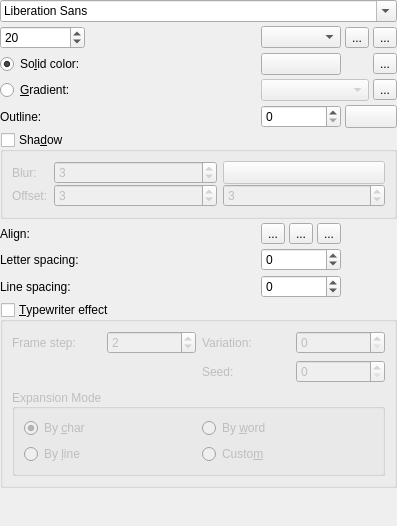
                 <widget class="QWidget" name="scrollAreaWidgetContents">
                  <property name="geometry">
                   <rect>
                    <x>0</x>
                    <y>0</y>
                    <width>397</width>
                    <height>526</height>
                   </rect>
                  </property>
                  <layout class="QGridLayout" name="gridLayout_9">
                   <property name="leftMargin">
                    <number>0</number>
                   </property>
                   <property name="topMargin">
                    <number>0</number>
                   </property>
                   <property name="rightMargin">
                    <number>0</number>
                   </property>
                   <property name="bottomMargin">
                    <number>0</number>
                   </property>
                   <property name="spacing">
                    <number>4</number>
                   </property>
                   <item row="5" column="0" colspan="7">
                    <widget class="QGroupBox" name="shadowBox">
                     <property name="title">
                      <string>Sha&amp;dow</string>
                     </property>
                     <property name="checkable">
                      <bool>true</bool>
                     </property>
                     <property name="checked">
                      <bool>false</bool>
                     </property>
                     <layout class="QGridLayout" name="gridLayout_3">
                      <property name="verticalSpacing">
                       <number>0</number>
                      </property>
                      <item row="0" column="0">
                       <widget class="QLabel" name="label_blur">
                        <property name="sizePolicy">
                         <sizepolicy hsizetype="Maximum" vsizetype="Preferred">
                          <horstretch>0</horstretch>
                          <verstretch>0</verstretch>
                         </sizepolicy>
                        </property>
                        <property name="text">
                         <string>Blur:</string>
                        </property>
                       </widget>
                      </item>
                      <item row="0" column="1">
                       <widget class="QSpinBox" name="blur_radius">
                        <property name="value">
                         <number>3</number>
                        </property>
                       </widget>
                      </item>
                      <item row="0" column="2">
                       <widget class="KColorButton" name="shadowColor">
                        <property name="sizePolicy">
                         <sizepolicy hsizetype="Minimum" vsizetype="Preferred">
                          <horstretch>0</horstretch>
                          <verstretch>0</verstretch>
                         </sizepolicy>
                        </property>
                        <property name="color" stdset="0">
                         <color alpha="100">
                          <red>0</red>
                          <green>0</green>
                          <blue>0</blue>
                         </color>
                        </property>
                        <property name="alphaChannelEnabled" stdset="0">
                         <bool>true</bool>
                        </property>
                       </widget>
                      </item>
                      <item row="1" column="0">
                       <widget class="QLabel" name="label_offset">
                        <property name="sizePolicy">
                         <sizepolicy hsizetype="Maximum" vsizetype="Preferred">
                          <horstretch>0</horstretch>
                          <verstretch>0</verstretch>
                         </sizepolicy>
                        </property>
                        <property name="text">
                         <string>Offset:</string>
                        </property>
                       </widget>
                      </item>
                      <item row="1" column="1">
                       <widget class="QSpinBox" name="shadowX">
                        <property name="minimum">
                         <number>-100</number>
                        </property>
                        <property name="maximum">
                         <number>100</number>
                        </property>
                        <property name="value">
                         <number>3</number>
                        </property>
                       </widget>
                      </item>
                      <item row="1" column="2">
                       <widget class="QSpinBox" name="shadowY">
                        <property name="minimum">
                         <number>-100</number>
                        </property>
                        <property name="maximum">
                         <number>100</number>
                        </property>
                        <property name="value">
                         <number>3</number>
                        </property>
                       </widget>
                      </item>
                     </layout>
                    </widget>
                   </item>
                   <item row="2" column="6">
                    <widget class="QToolButton" name="buttonInsertUnicode">
                     <property name="text">
                      <string>...</string>
                     </property>
                    </widget>
                   </item>
                   <item row="6" column="3">
                    <widget class="QToolButton" name="buttonAlignCenter">
                     <property name="toolTip">
                      <string>Align center.</string>
                     </property>
                     <property name="text">
                      <string>...</string>
                     </property>
                     <property name="icon">
                      <iconset theme="format-justify-center">
                       <normaloff>.</normaloff>.</iconset>
                     </property>
                     <property name="checkable">
                      <bool>true</bool>
                     </property>
                     <property name="autoExclusive">
                      <bool>true</bool>
                     </property>
                    </widget>
                   </item>
                   <item row="8" column="0">
                    <widget class="QLabel" name="label_lineSpacing">
                     <property name="text">
                      <string>Line spacing:</string>
                     </property>
                    </widget>
                   </item>
                   <item row="0" column="0" colspan="7">
                    <widget class="QFontComboBox" name="font_family">
                     <property name="sizePolicy">
                      <sizepolicy hsizetype="Preferred" vsizetype="Fixed">
                       <horstretch>0</horstretch>
                       <verstretch>0</verstretch>
                      </sizepolicy>
                     </property>
                    </widget>
                   </item>
                   <item row="3" column="0">
                    <widget class="QRadioButton" name="gradient_color">
                     <property name="sizePolicy">
                      <sizepolicy hsizetype="Maximum" vsizetype="Fixed">
                       <horstretch>0</horstretch>
                       <verstretch>0</verstretch>
                      </sizepolicy>
                     </property>
                     <property name="text">
                      <string>&amp;Gradient:</string>
                     </property>
                    </widget>
                   </item>
                   <item row="1" column="2" colspan="3">
                    <widget class="KComboBox" name="font_weight_box"/>
                   </item>
                   <item row="2" column="0">
                    <widget class="QRadioButton" name="plain_color">
                     <property name="sizePolicy">
                      <sizepolicy hsizetype="Maximum" vsizetype="Fixed">
                       <horstretch>0</horstretch>
                       <verstretch>0</verstretch>
                      </sizepolicy>
                     </property>
                     <property name="text">
                      <string>So&amp;lid color:</string>
                     </property>
                     <property name="checked">
                      <bool>true</bool>
                     </property>
                    </widget>
                   </item>
                   <item row="3" column="2" colspan="4">
                    <widget class="QComboBox" name="gradients_combo">
                     <property name="enabled">
                      <bool>false</bool>
                     </property>
                    </widget>
                   </item>
                   <item row="4" column="0">
                    <widget class="QLabel" name="label_outline">
                     <property name="sizePolicy">
                      <sizepolicy hsizetype="Maximum" vsizetype="Preferred">
                       <horstretch>0</horstretch>
                       <verstretch>0</verstretch>
                      </sizepolicy>
                     </property>
                     <property name="text">
                      <string>Outline:</string>
                     </property>
                    </widget>
                   </item>
                   <item row="9" column="0" colspan="7">
                    <widget class="QGroupBox" name="typewriterBox">
                     <property name="title">
                      <string>&amp;Typewriter effect</string>
                     </property>
                     <property name="checkable">
                      <bool>true</bool>
                     </property>
                     <property name="checked">
                      <bool>false</bool>
                     </property>
                     <layout class="QGridLayout" name="gridLayout_12">
                      <item row="0" column="2">
                       <widget class="QLabel" name="label_variation">
                        <property name="text">
                         <string>Variation:</string>
                        </property>
                       </widget>
                      </item>
                      <item row="2" column="0" colspan="4">
                       <widget class="QGroupBox" name="groupBox_2">
                        <property name="title">
                         <string>Expansion Mode</string>
                        </property>
                        <property name="alignment">
                         <set>Qt::AlignLeading|Qt::AlignLeft|Qt::AlignVCenter</set>
                        </property>
                        <property name="flat">
                         <bool>true</bool>
                        </property>
                        <layout class="QGridLayout" name="gridLayout_4">
                         <item row="0" column="0">
                          <widget class="QRadioButton" name="tw_rd_char">
                           <property name="text">
                            <string>By &amp;char</string>
                           </property>
                           <property name="checked">
                            <bool>true</bool>
                           </property>
                          </widget>
                         </item>
                         <item row="0" column="1">
                          <widget class="QRadioButton" name="tw_rd_word">
                           <property name="text">
                            <string>By &amp;word</string>
                           </property>
                          </widget>
                         </item>
                         <item row="1" column="0">
                          <widget class="QRadioButton" name="tw_rd_line">
                           <property name="text">
                            <string>By &amp;line</string>
                           </property>
                          </widget>
                         </item>
                         <item row="1" column="1">
                          <widget class="QRadioButton" name="tw_rd_custom">
                           <property name="text">
                            <string>Custo&amp;m</string>
                           </property>
                          </widget>
                         </item>
                        </layout>
                       </widget>
                      </item>
                      <item row="0" column="0">
                       <widget class="QLabel" name="label_frameStep">
                        <property name="text">
                         <string>Frame step:</string>
                        </property>
                       </widget>
                      </item>
                      <item row="0" column="3">
                       <widget class="QSpinBox" name="tw_sb_sigma">
                        <property name="maximum">
                         <number>240</number>
                        </property>
                       </widget>
                      </item>
                      <item row="1" column="2">
                       <widget class="QLabel" name="label_seed">
                        <property name="text">
                         <string>Seed:</string>
                        </property>
                       </widget>
                      </item>
                      <item row="1" column="3">
                       <widget class="QSpinBox" name="tw_sb_seed">
                        <property name="maximum">
                         <number>9999</number>
                        </property>
                       </widget>
                      </item>
                      <item row="0" column="1">
                       <widget class="QSpinBox" name="tw_sb_step">
                        <property name="minimum">
                         <number>1</number>
                        </property>
                        <property name="maximum">
                         <number>240</number>
                        </property>
                        <property name="value">
                         <number>2</number>
                        </property>
                       </widget>
                      </item>
                     </layout>
                    </widget>
                   </item>
                   <item row="7" column="2" colspan="3">
                    <widget class="QSpinBox" name="letter_spacing">
                     <property name="minimum">
                      <number>-500</number>
                     </property>
                     <property name="maximum">
                      <number>500</number>
                     </property>
                    </widget>
                   </item>
                   <item row="3" column="6">
                    <widget class="QToolButton" name="edit_gradient">
                     <property name="text">
                      <string>...</string>
                     </property>
                     <property name="icon">
                      <iconset theme="document-edit">
                       <normaloff>.</normaloff>.</iconset>
                     </property>
                    </widget>
                   </item>
                   <item row="4" column="5" colspan="2">
                    <widget class="KColorButton" name="textOutlineColor">
                     <property name="sizePolicy">
                      <sizepolicy hsizetype="Minimum" vsizetype="Preferred">
                       <horstretch>0</horstretch>
                       <verstretch>0</verstretch>
                      </sizepolicy>
                     </property>
                     <property name="color" stdset="0">
                      <color>
                       <red>0</red>
                       <green>0</green>
                       <blue>0</blue>
                      </color>
                     </property>
                    </widget>
                   </item>
                   <item row="2" column="2" colspan="3">
                    <widget class="KColorButton" name="fontColorButton">
                     <property name="sizePolicy">
                      <sizepolicy hsizetype="Minimum" vsizetype="Preferred">
                       <horstretch>0</horstretch>
                       <verstretch>0</verstretch>
                      </sizepolicy>
                     </property>
                     <property name="flat">
                      <bool>false</bool>
                     </property>
                     <property name="color" stdset="0">
                      <color>
                       <red>255</red>
                       <green>255</green>
                       <blue>255</blue>
                      </color>
                     </property>
                     <property name="defaultColor" stdset="0">
                      <color>
                       <red>255</red>
                       <green>255</green>
                       <blue>255</blue>
                      </color>
                     </property>
                    </widget>
                   </item>
                   <item row="1" column="6">
                    <widget class="QToolButton" name="buttonItalic">
                     <property name="text">
                      <string>...</string>
                     </property>
                     <property name="icon">
                      <iconset theme="format-text-italic">
                       <normaloff>.</normaloff>.</iconset>
                     </property>
                     <property name="checkable">
                      <bool>true</bool>
                     </property>
                    </widget>
                   </item>
                   <item row="7" column="0">
                    <widget class="QLabel" name="label_letterSpacing">
                     <property name="text">
                      <string>Letter spacing:</string>
                     </property>
                    </widget>
                   </item>
                   <item row="1" column="0">
                    <widget class="QSpinBox" name="font_size">
                     <property name="sizePolicy">
                      <sizepolicy hsizetype="Preferred" vsizetype="Fixed">
                       <horstretch>0</horstretch>
                       <verstretch>0</verstretch>
                      </sizepolicy>
                     </property>
                     <property name="minimum">
                      <number>8</number>
                     </property>
                     <property name="maximum">
                      <number>10000</number>
                     </property>
                     <property name="value">
                      <number>20</number>
                     </property>
                    </widget>
                   </item>
                   <item row="6" column="0">
                    <widget class="QLabel" name="label_textAlign">
                     <property name="text">
                      <string>Align:</string>
                     </property>
                    </widget>
                   </item>
                   <item row="6" column="4">
                    <widget class="QToolButton" name="buttonAlignRight">
                     <property name="toolTip">
                      <string>Align right.</string>
                     </property>
                     <property name="text">
                      <string>...</string>
                     </property>
                     <property name="icon">
                      <iconset theme="format-justify-right">
                       <normaloff>.</normaloff>.</iconset>
                     </property>
                     <property name="checkable">
                      <bool>true</bool>
                     </property>
                     <property name="checked">
                      <bool>false</bool>
                     </property>
                     <property name="autoExclusive">
                      <bool>true</bool>
                     </property>
                    </widget>
                   </item>
                   <item row="6" column="2">
                    <widget class="QToolButton" name="buttonAlignLeft">
                     <property name="toolTip">
                      <string>Align left.</string>
                     </property>
                     <property name="text">
                      <string>...</string>
                     </property>
                     <property name="icon">
                      <iconset theme="format-justify-left">
                       <normaloff>.</normaloff>.</iconset>
                     </property>
                     <property name="checkable">
                      <bool>true</bool>
                     </property>
                     <property name="checked">
                      <bool>false</bool>
                     </property>
                     <property name="autoExclusive">
                      <bool>true</bool>
                     </property>
                    </widget>
                   </item>
                   <item row="10" column="0">
                    <spacer name="verticalSpacer_4">
                     <property name="orientation">
                      <enum>Qt::Vertical</enum>
                     </property>
                     <property name="sizeHint" stdset="0">
                      <size>
                       <width>20</width>
                       <height>40</height>
                      </size>
                     </property>
                    </spacer>
                   </item>
                   <item row="1" column="5">
                    <widget class="QToolButton" name="buttonUnder">
                     <property name="text">
                      <string>...</string>
                     </property>
                     <property name="icon">
                      <iconset theme="format-text-underline">
                       <normaloff>.</normaloff>.</iconset>
                     </property>
                     <property name="checkable">
                      <bool>true</bool>
                     </property>
                    </widget>
                   </item>
                   <item row="8" column="2" colspan="3">
                    <widget class="QSpinBox" name="line_spacing">
                     <property name="enabled">
                      <bool>true</bool>
                     </property>
                     <property name="minimum">
                      <number>-5000</number>
                     </property>
                     <property name="maximum">
                      <number>5000</number>
                     </property>
                    </widget>
                   </item>
                   <item row="4" column="2" colspan="3">
                    <widget class="QSpinBox" name="textOutline">
                     <property name="maximum">
                      <number>5000</number>
                     </property>
                    </widget>
                   </item>
                  </layout>
                 </widget>
